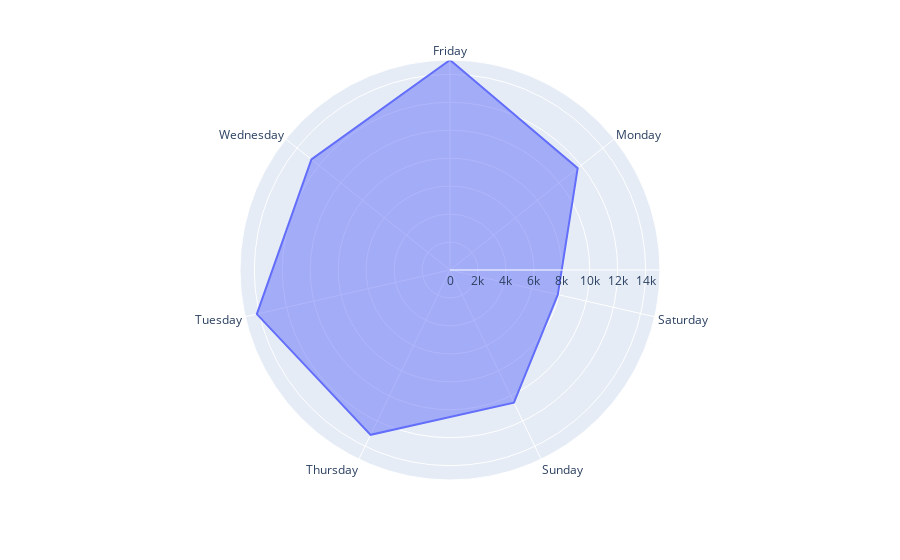

Notebook code cell kept with this figure:
### Code cell
fig = px.line_polar(day, r='messagecount', theta='day_of_date', line_close=True)
fig.update_traces(fill='toself')
fig.update_layout(
  polar=dict(
    radialaxis=dict(
      visible=True,
    )),
  showlegend=False
)
fig.show()

### Figure 1 — Plotly figure (JSON) as saved in the notebook; plotly's stock layout.template omitted (floating-point values rounded to 4 significant figures)
{"data": [{"fill": "toself", "hovertemplate": "messagecount=%{r}<br>day_of_date=%{theta}<extra></extra>", "legendgroup": "", "line": {"color": "#636efa", "dash": "solid"}, "marker": {"symbol": "circle"}, "mode": "lines", "name": "", "r": [15026, 11685, 7913, 10537, 13092, 14176, 12685, 15026], "showlegend": false, "subplot": "polar", "theta": ["Friday", "Monday", "Saturday", "Sunday", "Thursday", "Tuesday", "Wednesday", "Friday"], "type": "scatterpolar"}], "layout": {"legend": {"tracegroupgap": 0}, "margin": {"t": 60}, "polar": {"angularaxis": {"direction": "clockwise", "rotation": 90}, "domain": {"x": [0, 1], "y": [0, 1]}, "radialaxis": {"visible": true}}, "showlegend": false}}
